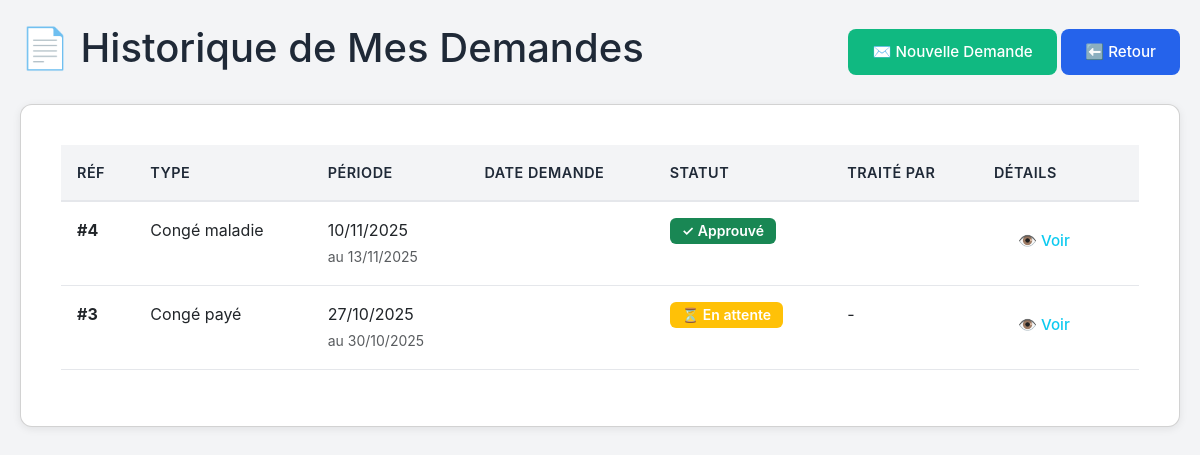
Page /planning/mes-demandes/ (signed in) on the committed database.
### CarrefourApp/models.py (models this page shows, shortened)
class DemandeConge(models.Model):
    TYPES_CONGE = [
        ('CONGE_PAYE', 'Congé payé'),
        ('CONGE_MALADIE', 'Congé maladie'),
        ('RTT', 'RTT (Récupération)'),
        ('CONGE_MATERNITE', 'Congé maternité'),
        ('CONGE_PATERNITE', 'Congé paternité'),
        ('ABSENCE_AUTORISEE', 'Absence autorisée'),
    ]
    STATUTS = [
        ('EN_ATTENTE', 'En attente'),
        ('APPROUVE', 'Approuvé'),
        ('REFUSE', 'Refusé'),
        ('ANNULE', 'Annulé'),
    ]
    employe = models.ForeignKey(Employe, on_delete=models.CASCADE, related_name='demandes_conge')
    type_conge = models.CharField(max_length=20, choices=TYPES_CONGE, default='CONGE_PAYE')
    date_debut = models.DateField()
    date_fin = models.DateField()
    nb_jours = models.IntegerField(default=1)
    motif = models.TextField(help_text="Raison de la demande")
    statut = models.CharField(max_length=20, choices=STATUTS, default='EN_ATTENTE')
    reponse_manager = models.TextField(blank=True, help_text="Commentaire du manager")
    approuve_par = models.ForeignKey(Employe, on_delete=models.SET_NULL, null=True, blank=True, related_name='demandes_conge_approuvees')
    date_reponse = models.DateTimeField(null=True, blank=True)
    cree_le = models.DateTimeField(auto_now_add=True)
    modifie_le = models.DateTimeField(auto_now=True)
    class Meta:
        verbose_name = "Demande de congé"
        verbose_name_plural = "Demandes de congé"
        ordering = ['-cree_le']

### CarrefourApp/views.py (the view)
# urls.py: path('planning/mes-demandes/', views.mes_demandes_conges, name='mes_demandes_conges'),
@login_required
def mes_demandes_conges(request):
    employe = request.user
    demandes = DemandeConge.objects.filter(
        employe=employe
    ).order_by('-cree_le')
    context = {
        'demandes': demandes,
        'employe': employe,
    }
    return render(request, 'planning/mes_demandes.html', context)

### CarrefourApp/context_processors.py (called while the page is built)
def dashboard_url(request):
    if request.user.is_authenticated:
        dashboard_map = {
            'DG': 'dashboard_dg',
            'DAF': 'dashboard_daf',
            'RH': 'dashboard_rh',
            'STOCK': 'dashboard_stock',
            'CAISSIER': 'dashboard_caisse',
            'MARKETING': 'dashboard_marketing',
        }
        return {
            'user_dashboard_url': dashboard_map.get(request.user.role, 'home')
        }
    return {
        'user_dashboard_url': 'home'
    }

### templates/planning/mes_demandes.html (shortened to what this page needs)
{% extends 'base.html' %}
{% load static %}
{% block content %}
<div class="container mt-4">
    <div class="d-flex justify-content-between align-items-center mb-4">
        <h1>📄 Historique de Mes Demandes</h1>
        <div>
            <a href="{% url 'demander_conge' %}" class="btn btn-primary">
                ✉️ Nouvelle Demande
            </a>
            <a href="{% url 'mon_planning' %}" class="btn btn-secondary">
                ⬅️ Retour
            </a>
        </div>
    </div>
    <div class="card">
        <div class="card-body">
            {% if demandes %}
            <div class="table-responsive">
                <table class="table table-hover">
                    <thead>
                        <tr>
                            <th>Réf</th>
                            <th>Type</th>
                            <th>Période</th>
                            <th>Date Demande</th>
                            <th>Statut</th>
                            <th>Traité par</th>
                            <th>Détails</th>
                        </tr>
                    </thead>
                    <tbody>
                        {% for demande in demandes %}
                        <tr>
                            <td><strong>#{{ demande.id }}</strong></td>
                            <td>{{ demande.get_type_conge_display }}</td>
                            <td>
                                {{ demande.date_debut|date:"d/m/Y" }}
                                <br>
                                <small class="text-muted">au {{ demande.date_fin|date:"d/m/Y" }}</small>
                            </td>
                            <td>{{ demande.date_demande|date:"d/m/Y H:i" }}</td>
                            <td>
                                {% if demande.statut == 'EN_ATTENTE' %}
                                <span class="badge bg-warning">⏳ En attente</span>
                                {% elif demande.statut == 'APPROUVE' %}
                                <span class="badge bg-success">✓ Approuvé</span>
                                {% elif demande.statut == 'REJETE' %}
                                <span class="badge bg-danger">✗ Rejeté</span>
                                {% endif %}
                            </td>
                            <td>
                                {% if demande.approuve_par %}
                                <br>
                                {% else %}
                                -
                                {% endif %}
                            </td>
                            <td>
                                <button class="btn btn-sm btn-outline-info"
                                    data-bs-toggle="modal"
                                    data-bs-target="#detailModal{{ demande.id }}">
                                    👁️ Voir
                                </button>
                            </td>
                        </tr>
                        {% endfor %}
                    </tbody>
                </table>
            </div>
            {% else %}
            <div class="alert alert-info">
                <i class="bi bi-info-circle"></i> Vous n'avez pas encore fait de demande de congé.
            </div>
            {% endif %}
        </div>
    </div>
</div>
{% endblock %}

### static/css/style.css (style rules this page uses)
:root { --primary-blue: #2563EB; --primary-green: #28A745; --light-blue: #EFF6FF; --light-green: #F0FDF4; --dark-blue: #1E40AF; --dark-green: #15803D; --text-dark: #1F2937; --text-light: #6B7280; --bg-gray: #F9FAFB; --border-gray: #E5E7EB; --white: #FFFFFF; --red: #DC2626; --orange: #F97316; --purple: #9333EA; --yellow: #FBBF24; }
* { margin: 0; padding: 0; box-sizing: border-box; }
body { font-family: 'Segoe UI', Tahoma, Geneva, Verdana, sans-serif; background-color: var(--bg-gray); color: var(--text-dark); line-height: 1.6; }
.container { max-width: 1400px; margin: 0 auto; padding: 0 20px; }
.btn { padding: 0.75rem 1.5rem; border: none; border-radius: 8px; font-weight: 600; cursor: pointer; transition: all 0.3s; text-decoration: none; display: inline-flex; align-items: center; gap: 0.5rem; font-size: 0.95rem; }
.btn-primary { background: var(--primary-green); color: white; }
.btn-secondary { background: white; color: var(--primary-blue); border: 2px solid white; }
.card { background: white; border-radius: 12px; padding: 1.5rem; box-shadow: 0 2px 8px rgba(0, 0, 0, 0.08); transition: all 0.3s; }
table { width: 100%; border-collapse: collapse; }
thead { background: var(--bg-gray); }
thead th { padding: 1rem; text-align: left; font-weight: 600; color: var(--text-dark); font-size: 0.9rem; text-transform: uppercase; letter-spacing: 0.5px; }
tbody td { padding: 1rem; border-top: 1px solid var(--border-gray); }
.badge { padding: 0.35rem 0.75rem; border-radius: 20px; font-size: 0.8rem; font-weight: 600; display: inline-block; }

### templates/base.html (style rules this page uses)
:root { --primary-green: #10b981; --primary-green-dark: #059669; --secondary-blue: #2563eb; --bg-gray: #f3f4f6; --text-dark: #1f2937; --text-muted: #6b7280; --border-color: #e5e7eb; --success: #22c55e; --warning: #f59e0b; --danger: #ef4444; --info: #3b82f6; }
* { margin: 0; padding: 0; box-sizing: border-box; }
body { font-family: -apple-system, BlinkMacSystemFont, 'Segoe UI', Roboto, 'Helvetica Neue', Arial, sans-serif; background: var(--bg-gray); color: var(--text-dark); line-height: 1.6; }
.btn { padding: 0.75rem 1.5rem; border-radius: 8px; border: none; font-weight: 500; cursor: pointer; transition: all 0.2s; text-decoration: none; display: inline-block; }
.btn-primary { background: var(--primary-green); color: white; }
.btn-secondary { background: var(--secondary-blue); color: white; }
.table { width: 100%; border-collapse: collapse; }
.table th { background: var(--bg-gray); padding: 1rem; text-align: left; font-weight: 600; color: var(--text-dark); border-bottom: 2px solid var(--border-color); }
.table td { padding: 1rem; border-bottom: 1px solid var(--border-color); }
.badge { padding: 0.375rem 0.75rem; border-radius: 6px; font-size: 0.875rem; font-weight: 600; }

### rows in the picture
DemandeConge: id "4", type_conge "Congé maladie", date_debut "10/11/2025", date_fin "13/11/2025", statut "✓ Approuvé"
DemandeConge: id "3", type_conge "Congé payé", date_debut "27/10/2025", date_fin "30/10/2025", statut "⏳ En attente"
